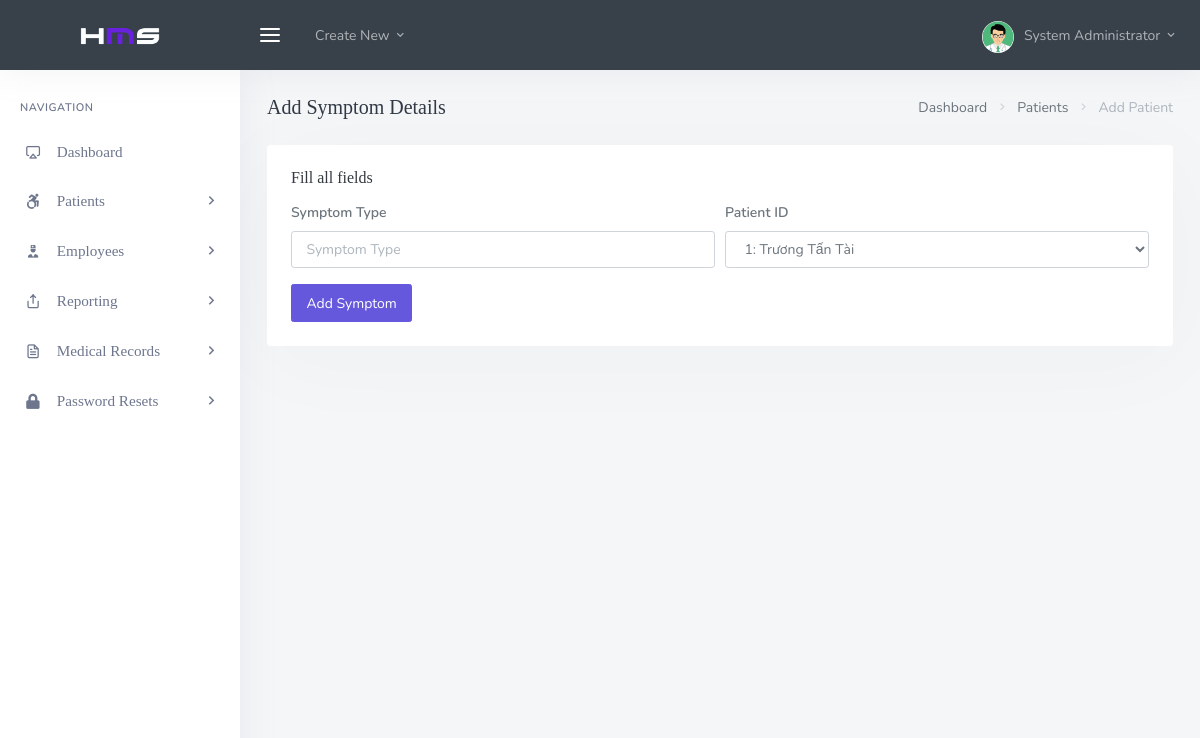
/backend/admin/his_admin_register_symptom.php (signed in), run on the app's committed database.
### tables this page shows
CREATE TABLE `his_admin` (
  `ad_id` int(20) NOT NULL,
  `ad_fname` varchar(200) DEFAULT NULL,
  `ad_lname` varchar(200) DEFAULT NULL,
  `ad_email` varchar(200) DEFAULT NULL,
  `ad_pwd` varchar(200) DEFAULT NULL,
  `ad_dpic` varchar(200) DEFAULT NULL
);

### backend/admin/his_admin_register_symptom.php (the view, shortened to what this page needs)
<?php
include('assets/inc/config.php');
?>
<!DOCTYPE html>
<html lang="en">
<?php include('assets/inc/head.php'); ?>
<body>
    <div id="wrapper">
        <?php include("assets/inc/nav.php"); ?>
        <?php include("assets/inc/sidebar.php"); ?>
        <div class="content-page">
            <div class="content">
                <div class="container-fluid">
                    <div class="row">
                        <div class="col-12">
                            <div class="page-title-box">
                                <div class="page-title-right">
                                    <ol class="breadcrumb m-0">
                                        <li class="breadcrumb-item"><a href="his_admin_dashboard.php">Dashboard</a></li>
                                        <li class="breadcrumb-item"><a href="javascript: void(0);">Patients</a></li>
                                        <li class="breadcrumb-item active">Add Patient</li>
                                    </ol>
                                </div>
                                <h4 class="page-title">Add Symptom Details</h4>
                            </div>
                        </div>
                    </div>
                    <div class="row">
                        <div class="col-12">
                            <div class="card">
                                <div class="card-body">
                                    <h4 class="header-title">Fill all fields</h4>
                                    <?php
                                    function getPatientOptions($mysqli)
                                    {
                                        $options = array();
                                        $query = "SELECT Patient_ID, Full_Name FROM patient";
                                        $result = $mysqli->query($query);
                                        while ($row = $result->fetch_assoc()) {
                                            $options[] = $row;
                                        }
                                        return $options;
                                    }
                                    ?>
                                    <form method="post">
                                        <div class="form-row">
                                            <div class="form-group col-md-6">
                                                <label for="inputSymptomType" class="col-form-label">Symptom Type</label>
                                                <input type="text" required="required" name="symptom_type" class="form-control" id="inputSymptomType" placeholder="Symptom Type">
                                            </div>
                                            <div class="form-group col-md-6">
                                                <label for="inputPatientID" class="col-form-label">Patient ID</label>
                                                <select required="required" name="patient_id" class="form-control" id="inputPatientID">
                                                    <?php
                                                    $patientOptions = getPatientOptions($mysqli);
                                                    $selectedPatientID = $_GET['Patient_ID'];
                                                    foreach ($patientOptions as $patient) {
                                                        $selected = ($selectedPatientID == $patient['Patient_ID']) ? 'selected' : '';
                                                        echo "<option value='{$patient['Patient_ID']}' $selected>{$patient['Patient_ID']}: {$patient['Full_Name']}</option>";
                                                    }
                                                    ?>
                                                </select>
                                            </div>
                                        </div>
                                        <button type="submit" name="add_symptom" class="ladda-button btn btn-primary" data-style="expand-right">Add Symptom</button>
                                    </form>
                                </div>
                            </div>
                        </div>
                    </div>
                </div>
            </div>
        </div>
    </div>
</body>
</html>

### backend/admin/assets/inc/nav.php (shortened to what this page needs)
<?php
    $aid=$_SESSION['ad_id'];
    $ret="select * from his_admin where ad_id=?";
    $stmt= $mysqli->prepare($ret) ;
    $stmt->bind_param('i',$aid);
    $stmt->execute() ;
    $res=$stmt->get_result();
    while($row=$res->fetch_object())
    {
?>
    <div class="navbar-custom">
        <ul class="list-unstyled topnav-menu float-right mb-0">
            <li class="d-none d-sm-block">
            </li>
            <li class="dropdown notification-list">
                <a class="nav-link dropdown-toggle nav-user mr-0 waves-effect waves-light" data-toggle="dropdown" href="#" role="button" aria-haspopup="false" aria-expanded="false">
                    <img src="assets/images/users/<?php echo $row->ad_dpic;?>" alt="dpic" class="rounded-circle">
                    <span class="pro-user-name ml-1">
                        <?php echo $row->ad_fname;?> <?php echo $row->ad_lname;?> <i class="mdi mdi-chevron-down"></i>
                    </span>
                </a>
            </li>
        </ul>
        <div class="logo-box">
            <a href="his_admin_dashboard.php" class="logo text-center">
                <span class="logo-lg">
                    <img src="assets/images/logo-light.png" alt="" height="18">
                </span>
            </a>
        </div>
        <ul class="list-unstyled topnav-menu topnav-menu-left m-0">
            <li>
                <button class="button-menu-mobile waves-effect waves-light">
                    <i class="fe-menu"></i>
                </button>
            </li>
            <li class="dropdown d-none d-lg-block">
                <a class="nav-link dropdown-toggle waves-effect waves-light" data-toggle="dropdown" href="#" role="button" aria-haspopup="false" aria-expanded="false">
                    Create New
                    <i class="mdi mdi-chevron-down"></i>
                </a>
            </li>
        </ul>
    </div>
<?php }?>

### data on the page
his_admin: ad_dpic (picture), ad_fname "System", ad_lname "Administrator"

### other printed values
form field patient_id "1: Trương Tấn Tài"
